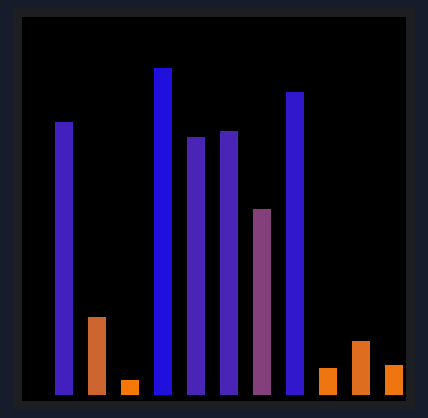
Bench run of a sketch on a simulated Arduino Uno, built with avr-gcc and run on an emulated ATmega328P. Parts: 128×128 colour display. Random numbers use the default seed unless the sketch sets one.

Above: at 0.19 s.
At 1.59 s:
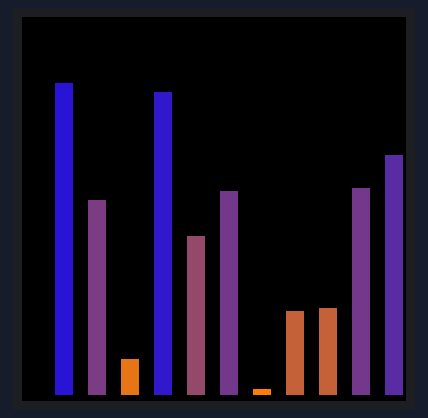
At 3.12 s:
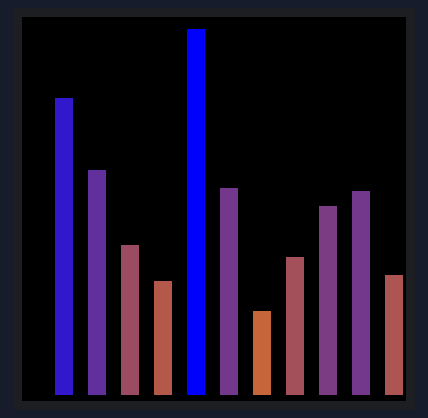
At 4.53 s:
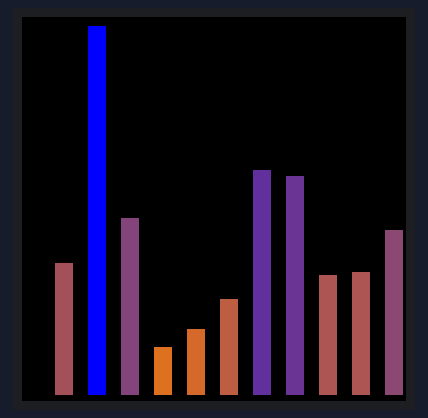
At 6.06 s:
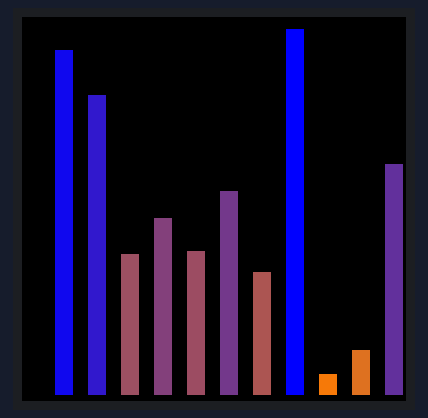
At 39.9 s:
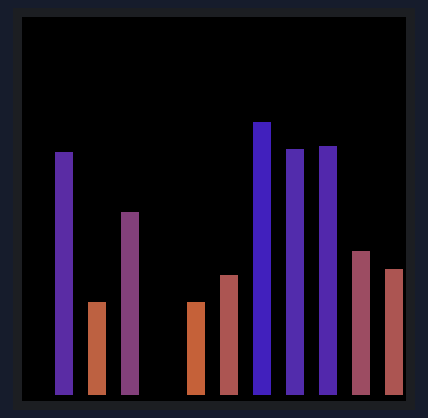

The sketch:

simpleBars.ino
```cpp
#include <SPI.h>
#include <Adafruit_GFX.h>
#include <TFT_ILI9163C.h>

// Color definitions
#define	BLACK   0x0000
#define	BLUE    0x001F
#define	RED     0xF800
#define	GREEN   0x07E0
#define CYAN    0x07FF
#define MAGENTA 0xF81F
#define YELLOW  0xFFE0
#define WHITE   0xFFFF

#define  NBINS                12
const uint8_t bar_Width =     3;

uint32_t     avrg_TmrF =    0;
uint16_t     t_b[NBINS];

uint16_t datax_[NBINS];

/*
Teensy3.x and Arduino's
You are using 4 wire SPI here, so:
 MOSI:  11//Teensy3.x/Arduino UNO (for MEGA/DUE refere to arduino site)
 MISO:  12//Teensy3.x/Arduino UNO (for MEGA/DUE refere to arduino site)
 SCK:   13//Teensy3.x/Arduino UNO (for MEGA/DUE refere to arduino site)
 the rest of pin below:
 */
#define __CS 10
#define __DC 8
/*
Teensy 3.x can use: 2,6,9,10,15,20,21,22,23
Arduino's 8 bit: any
DUE: check arduino site
If you do not use reset, tie it to +3V3
*/


TFT_ILI9163C tft = TFT_ILI9163C(__CS, __DC);

void setup(void) {
  Serial.begin(38400);
  //while(!Serial);
  tft.begin();
  tft.setRotation(1);
  tft.fillScreen(BLACK);
  tft.setTextWrap(true);
  tft.setTextColor(WHITE, BLACK);
  tft.setCursor(0,0);
}


void loop(){
  for (int i=0;i<NBINS;i++){
    datax_[i] = random(0,1024);
  }
  //Print_Data();
  verticalBarGraphs(datax_,5,127,0);
  delay(50);
}


void verticalBarGraphs(uint16_t datax[],uint8_t barWidth,uint8_t barHeight,uint8_t vOrigin){//3,12,64,10
  uint8_t startX;
  uint16_t color;
  uint8_t dataToWidth;
  uint8_t div;
  for (uint8_t i = 1; i <= NBINS-1; i++) {
    startX = (i * 11);
    //tft.drawRect((startX-1),vOrigin,barWidth,barHeight,WHITE);//container
    dataToWidth = map(datax[i],0,1024,(barHeight-2),0);
    uint8_t b = map(datax[i],0,1024,255,0);
    uint8_t g = map(datax[i],0,1024,128,0);
    uint8_t r = map(datax[i],0,1024,0,255);
    div = (barHeight-2)/10;
    color = ((b & 0xF8) << 8) | ((g & 0xFC) << 3) | (r >> 3);
    tft.fillRect(startX,(vOrigin+1),(bar_Width+3),dataToWidth,BLACK);//mask ok
    tft.fillRect(startX,(dataToWidth+vOrigin)+1,(bar_Width+3),((barHeight-2)-dataToWidth),color);//fillRect(X,Y,width,height,color)
  }
}
```
